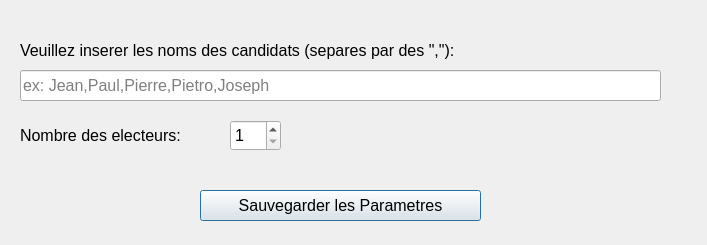
<?xml version="1.0" encoding="UTF-8"?>
<ui version="4.0">
 <class>fenetreAdmin</class>
 <widget class="QDialog" name="fenetreAdmin">
  <property name="geometry">
   <rect>
    <x>0</x>
    <y>0</y>
    <width>707</width>
    <height>245</height>
   </rect>
  </property>
  <property name="windowTitle">
   <string>Configurations de l'election</string>
  </property>
  <widget class="QLabel" name="label">
   <property name="geometry">
    <rect>
     <x>20</x>
     <y>30</y>
     <width>661</width>
     <height>41</height>
    </rect>
   </property>
   <property name="font">
    <font>
     <pointsize>12</pointsize>
    </font>
   </property>
   <property name="text">
    <string>Veuillez inserer les noms des candidats (separes par des &quot;,&quot;):</string>
   </property>
  </widget>
  <widget class="QLabel" name="label_2">
   <property name="geometry">
    <rect>
     <x>20</x>
     <y>120</y>
     <width>201</width>
     <height>31</height>
    </rect>
   </property>
   <property name="font">
    <font>
     <pointsize>12</pointsize>
    </font>
   </property>
   <property name="text">
    <string>Nombre des electeurs:</string>
   </property>
  </widget>
  <widget class="QSpinBox" name="nbrElect_spinBox">
   <property name="geometry">
    <rect>
     <x>230</x>
     <y>120</y>
     <width>51</width>
     <height>31</height>
    </rect>
   </property>
   <property name="font">
    <font>
     <pointsize>12</pointsize>
    </font>
   </property>
   <property name="buttonSymbols">
    <enum>QAbstractSpinBox::UpDownArrows</enum>
   </property>
   <property name="accelerated">
    <bool>true</bool>
   </property>
   <property name="minimum">
    <number>1</number>
   </property>
   <property name="maximum">
    <number>500</number>
   </property>
  </widget>
  <widget class="QLineEdit" name="candidats_entry">
   <property name="geometry">
    <rect>
     <x>20</x>
     <y>70</y>
     <width>641</width>
     <height>31</height>
    </rect>
   </property>
   <property name="font">
    <font>
     <pointsize>12</pointsize>
    </font>
   </property>
   <property name="placeholderText">
    <string>ex: Jean,Paul,Pierre,Pietro,Joseph</string>
   </property>
  </widget>
  <widget class="QPushButton" name="save_button">
   <property name="geometry">
    <rect>
     <x>200</x>
     <y>190</y>
     <width>281</width>
     <height>31</height>
    </rect>
   </property>
   <property name="font">
    <font>
     <pointsize>12</pointsize>
    </font>
   </property>
   <property name="text">
    <string>Sauvegarder les Parametres</string>
   </property>
   <property name="checkable">
    <bool>false</bool>
   </property>
  </widget>
 </widget>
 <resources/>
 <connections/>
</ui>
